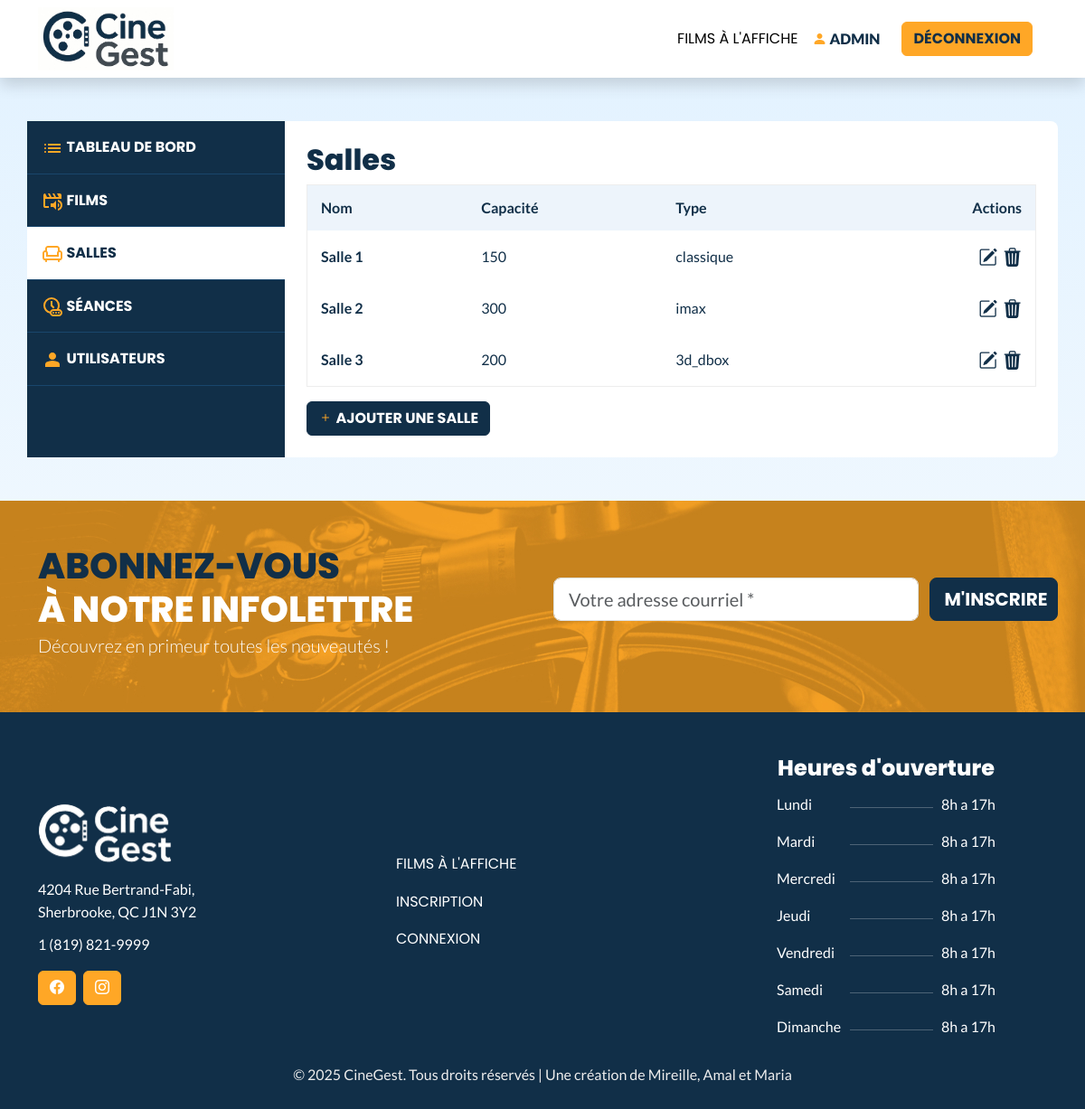
Page /public/index.php?action=liste_salles (signed in) on the committed database.
### tables this page shows
CREATE TABLE `salles` (
  `id` int(11) NOT NULL,
  `nom` varchar(100) NOT NULL,
  `capacite` int(11) NOT NULL,
  `type` varchar(50) NOT NULL,
  `created_by` int(11) DEFAULT NULL
);

### public/index.php (called while the page is built, shortened)
<?php
require_once('../config/db.php');
require_once('../app/controllers/SalleController.php');
$action = $_GET['action'] ?? 'accueil';
$controller = null;
switch ($action) {
    case 'liste_salles':
    case 'add_salle':
    case 'edit_salle':
    case 'show_salle':
    case 'delete_salle':
        $controller = new SalleController($db);
        break;
}
$controller->handle($_GET);
?>

### app/models/Salle.php (called while the page is built, shortened)
<?php
class Salle {
    private $db;
    public function __construct($db) {
        $this->db = $db;
    }
    public function getAllSalles() {
        $stmt = $this->db->query("
            SELECT * FROM salles
            ORDER BY nom ASC
        ");
        return $stmt->fetchAll(PDO::FETCH_ASSOC);
    }
}

### app/views/liste_salles.php (the view)
<?php require __DIR__ . '/layouts/header.php'; ?>
<div class="container py-5" data-bs-theme="light">
    <div class="row bg-white" style="border-radius:0.5em">
        <div class="col-lg-3 p-0 bg-secondary admin-dash-menu">
            <?php require __DIR__ . '/layouts/dashboard-menu.php'; ?>
        </div>
        <div class="col-lg-9 p-4 admin-dash">
            <h1 class="h2 mt-0">Salles</h1>
            <table border="1" class="mb-3">
                <tr>
                    <th>Nom</th>
                    <th>Capacité</th>
                    <th>Type</th>
                    <th class="text-end" style="max-width:100px;">Actions</th>
                </tr>
                <?php foreach ($salles as $salle) : ?>
                    <tr>
                        <td><a href="?action=edit_salle&id=<?= $salle['id'] ?>" target="_blank"><span class="fw-bold"><?= htmlspecialchars($salle['nom']) ?></span></a></td>
                         <td><?= htmlspecialchars($salle['capacite']) ?></td>
                         <td><?= htmlspecialchars($salle['type']) ?></td>
                        <td class="text-end">
                            <a href="?action=edit_salle&id=<?= $salle['id'] ?>"><i class="bi bi-pencil-square" style="font-size: 1.3rem;"></i></a>
                            &nbsp;<a href="?action=delete_salle&id=<?= $salle['id'] ?>"
                            onclick="return confirm('Voulez-vous vraiment supprimer cette salle ? ?')"><i class="bi bi-trash3-fill" style="font-size: 1.3rem;"></i></a>
                        </td>
                    </tr>
                <?php endforeach; ?>
            </table>
                 <a href="index.php?action=add_salle" class="btn btn-secondary"><i class="bi bi-plus text-primary"></i> Ajouter une salle</a>
        </div>
    </div>
</div>
<?php require __DIR__ . '/layouts/footer.php'; ?>

### public/css/style.css (style rules this page uses)
:root { --primary-font: 'Lato', sans-serif; --secondary-font: 'Poppins', sans-serif; --bs-primary: #ffa726; --bs-secondary: #112f48; --gradiant-soft-blue:linear-gradient(180deg, rgba(137, 202, 255, 0.25) 0%, rgba(250, 250, 250, 0.25) 100%); }
[data-bs-theme=light] { --bs-primary: #ffa726; --bs-primary-rgb: 255, 167, 38; --bs-secondary: #112f48; --bs-secondary-rgb: 17, 47, 72; --bs-dark: #112F48; --bs-dark-rgb: 17, 47, 72; --bs-link-color: #112F48; --bs-link-color-rgb: 17, 47, 72; --bs-link-hover-color:#ffa726; --bs-link-hover-color-rgb: 255, 167, 38; --bs-nav-link-hover-color:255, 167, 38; --bs-nav-link-color: #112F48; --bs-btn-bg: #ffa726; --bs-heading-color:#112F48; }
* { margin: 0; padding: 0; box-sizing: border-box; }
body { font-family: var(--primary-font); background: var(--gradiant-soft-blue); color: #112f48; line-height: 1.6; }
.h1, .h2, .h3, .h4, .h5, .h6, h1, h2, h3, h4, h5, h6 { font-weight:800; font-family:var(--secondary-font); }
.btn-secondary { background-color: var(--bs-secondary); border-color: var(--bs-secondary); color:#ffffff!important; text-transform:uppercase; font-weight:700; font-family:var(--secondary-font); }
a { cursor:pointer; }
[data-bs-theme=light] a { color: var(--bs-secondary); }
.admin-dash table { border-color:#ededed; width:100%; border-radius:0.5em; }
th, td { padding: 12px 15px; text-align: left; }
th { background-color: #EDF4FB; }
a { text-decoration: none; transition: color 0.3s; }

### rows in the picture
salles: nom "Salle 1", capacite "150", type "classique"
salles: nom "Salle 2", capacite "300", type "imax"
salles: nom "Salle 3", capacite "200", type "3d_dbox"

### other values in the picture
$_SESSION['user']['nom'] "ADMIN"
